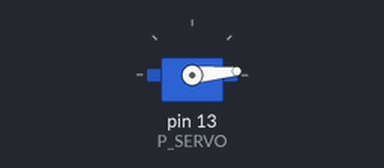
Bench run of a program on a simulated Raspberry Pi (header pin numbers). Shown: servo. Servo angles are drawn from the pulse width (0.5 ms = 0°, 2.5 ms = 180°); what the program prints to the terminal is not drawn. At 3.2 s the program stops and its outputs stay as they are.

Above: at 0.3 s.
Timing chart, 0 to 1.8 s (numbered marks = the images above):
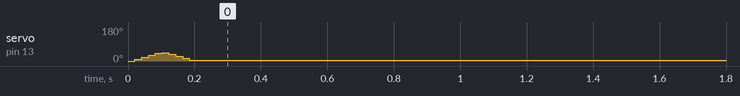

The program:

pwm.py
```python
# Software PWM Servo.py
import RPi.GPIO as GPIO
import time
P_SERVO = 13 # GPIO端口号，根据实际修改
fPWM = 50  # Hz (软件PWM方式，频率不能设置过高)
a = 10
b = 2.5
def setup():
    global pwm
    GPIO.setmode(GPIO.BOARD)
    GPIO.setup(P_SERVO, GPIO.OUT)
    pwm = GPIO.PWM(P_SERVO, fPWM)
    pwm.start(0)
    #time.sleep(0.1)

def setDirection(direction):
    duty = a / 180 * direction + b
    pwm.ChangeDutyCycle(duty)
    print ("direction =", direction, "-> duty =", duty
)
    time.sleep(0.02)

print ("starting"
)
setup()
#pwm.start(0)
for direction in range(0, 45, 10):
    setDirection(direction)
direction = 0
for direction in range(45, -1, -10):
    setDirection(direction)
#setDirection(0)
pwm.stop()
GPIO.cleanup()
time.sleep(3)
print ("done")
```

Measured:
- by itself, servo on pin 13 (P_SERVO): rises from 0° to 45° in 0.08 s, then falls to 5° in 0.08 s
